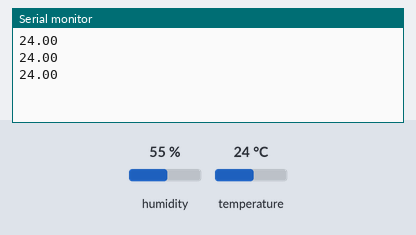
Bench run of a sketch on a simulated Arduino Uno, built with avr-gcc and run on an emulated ATmega328P. Shown: the last lines printed to the serial monitor. Inputs (shaded band) come from the test bench; at power-on: temperature 24 °C, humidity 55 %.

Above: at 2.8 s.
2.9 s: temperature set to 12 °C
At 5.5 s:
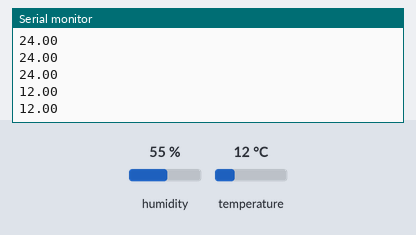
5.6 s: temperature set to 19 °C
At 6.6 s:
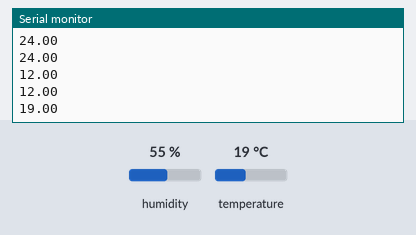
Timing chart, 0 to 8.6 s (numbered marks = the images above; inputs shaded):
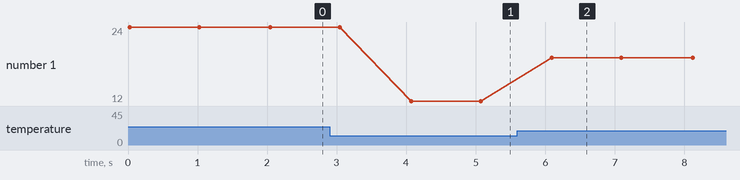

The sketch:

sketch_jul06a.ino
```cpp
#include "DHT.h"
#define DHTPIN 2
#define DHTTYPE DHT11
DHT dht(DHTPIN, DHTTYPE);

void setup() {
  Serial.begin(115200);
  dht.begin();
}

void loop() {
  float t = dht.readTemperature();
  Serial.println(t);
  delay(1000);
}
```

Measured:
- after the input at 2.9 s, the serial monitor: prints a new line after 1.2 s (image 1)
- after the input at 5.6 s, the serial monitor: prints a new line after 0.50 s (image 2)
- plotted number 1: 24 → 12 after the input at 2.9 s, 12 → 19 after the input at 5.6 s
